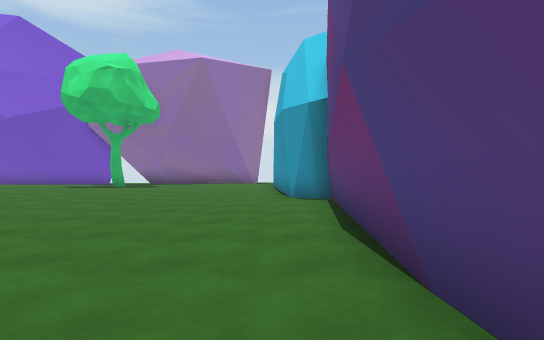
view 1 (above)

23 first-person views from a walk through a 3-D level made in the Unity game engine. The camera is 1.3 m above the floor, looks level and sees 80° across. The floor is counted in squares, 2 m on a side. Each view is taken from the middle of a square. On the plan, view 1 faces up. The plan holds only what a view shows up to about 10 squares ahead; the rest is blank. The place goes on beyond the plan. The player character is not drawn. Some surface patterns are stand-ins.

view 2
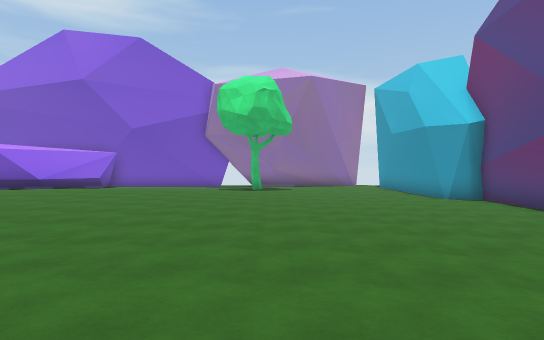

view 3
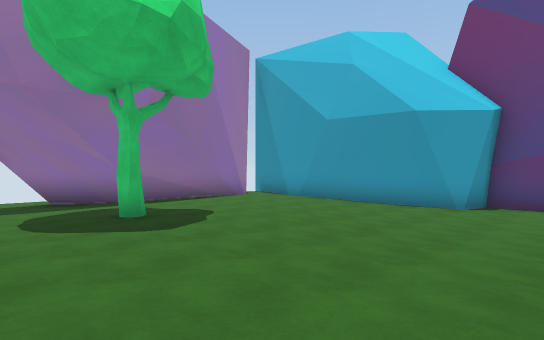

view 4
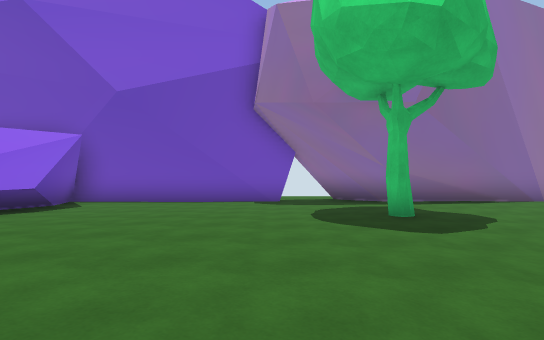

view 5
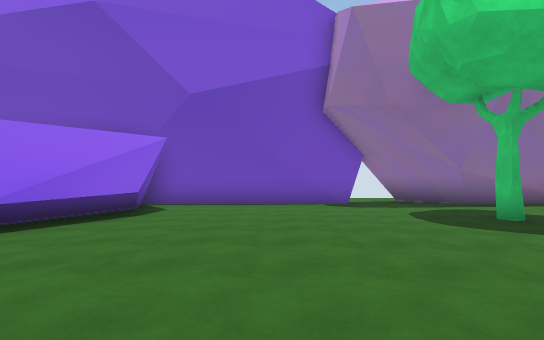

view 6
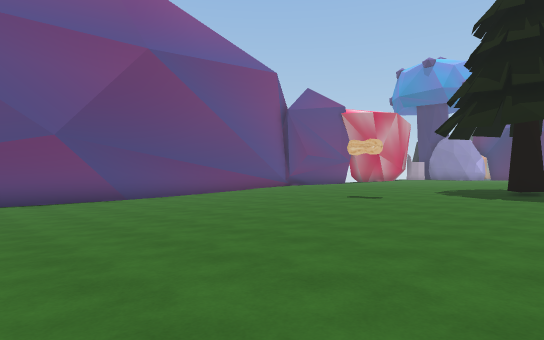

view 7
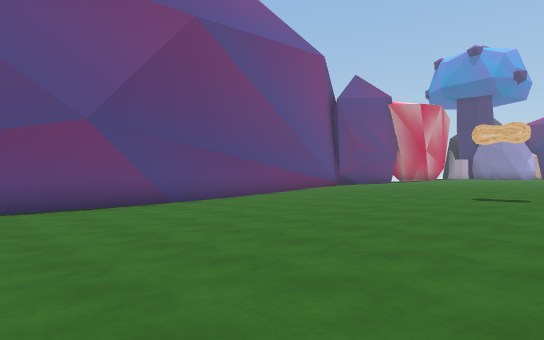

view 8
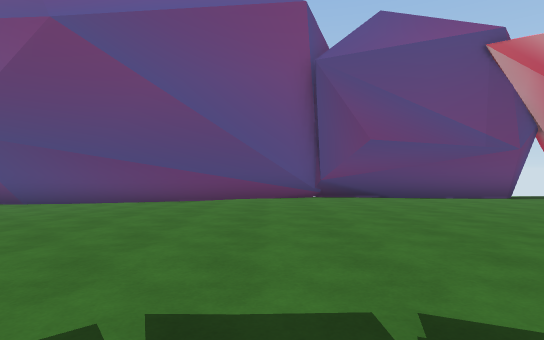

view 9
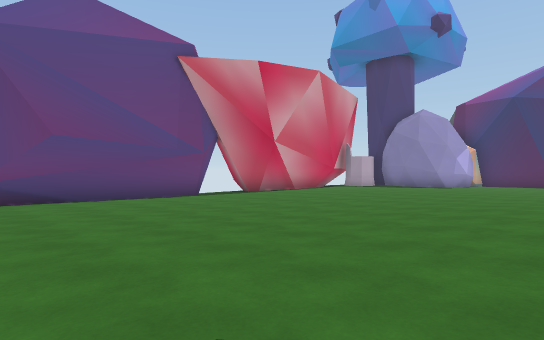

view 10
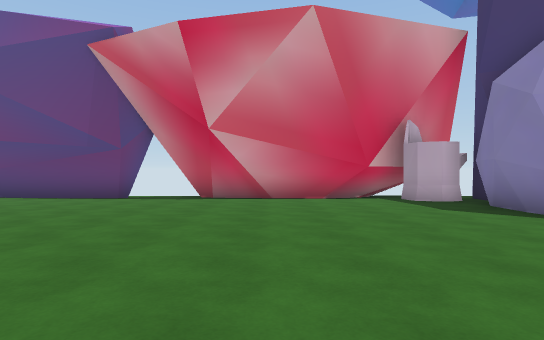

view 11
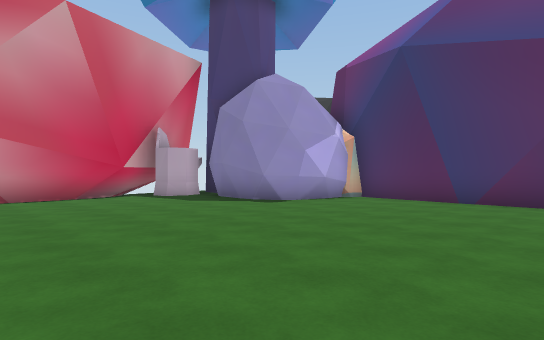

view 12
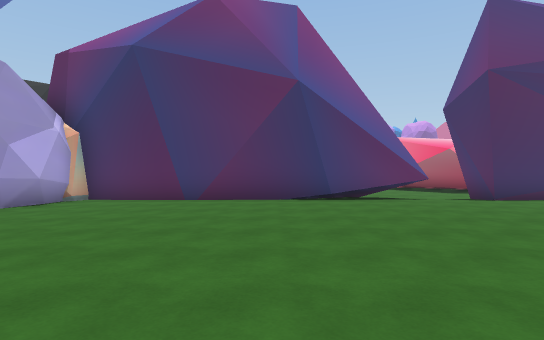

view 13
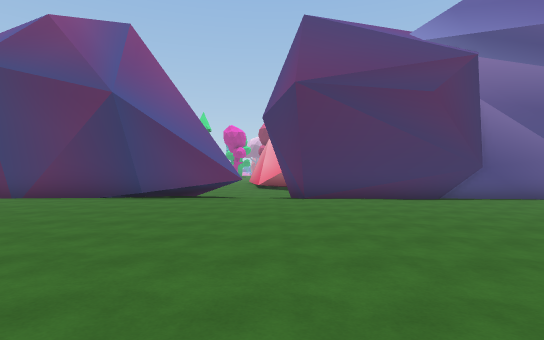

view 14
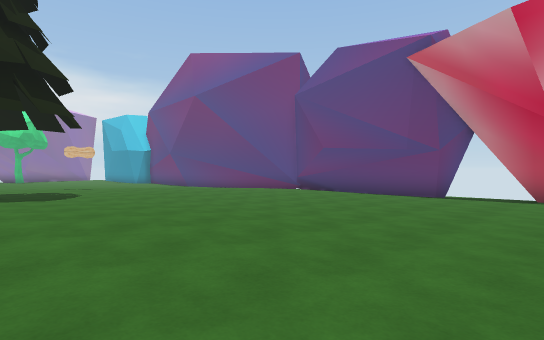

view 15
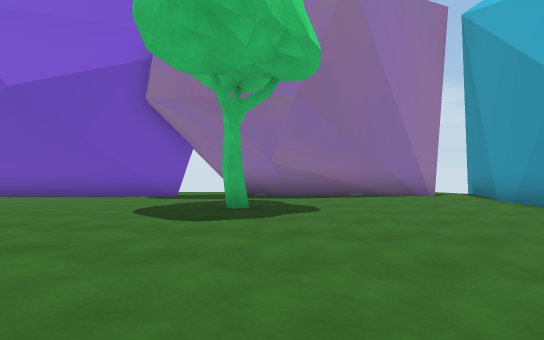

view 16
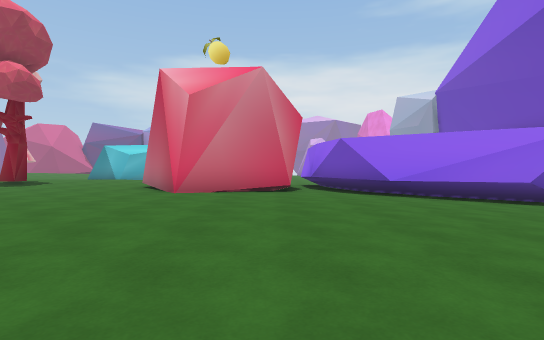

view 17
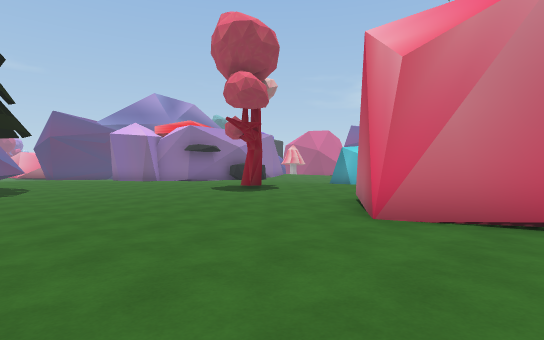

view 18
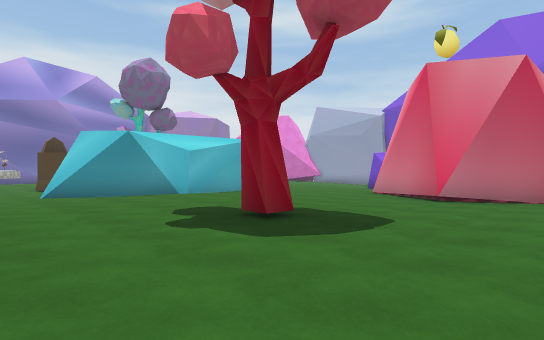

view 19
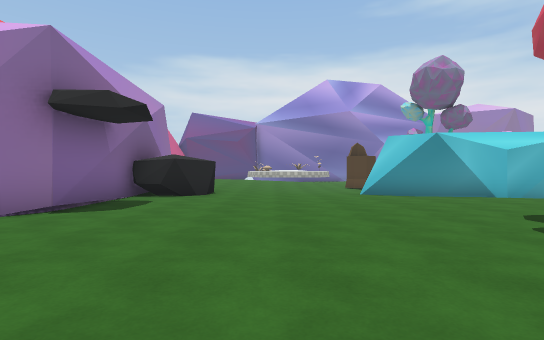

view 20
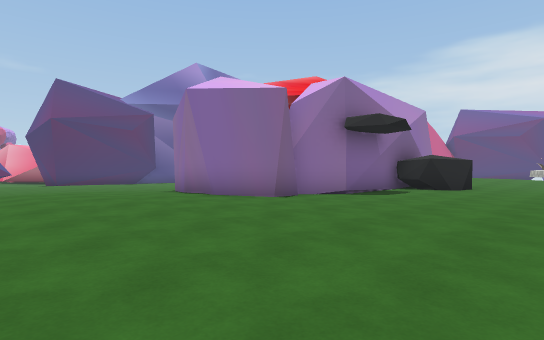

view 21
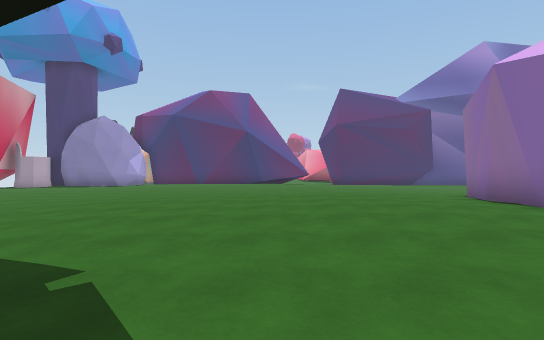

view 22
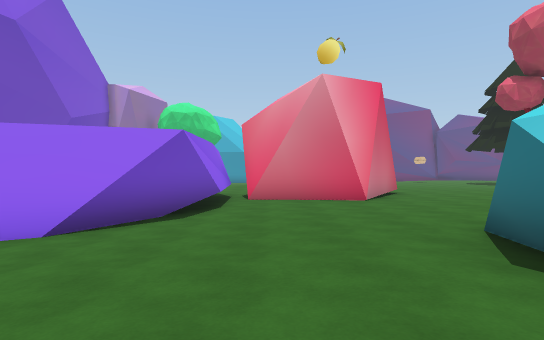

view 23
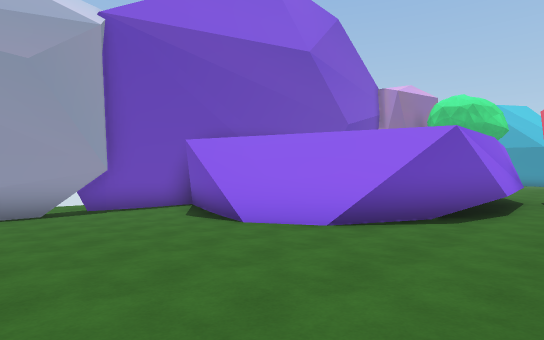

### Floor plan
Key: @ floor where view 1 was taken; # wall or solid block; x gap in a wall; . main floor; : floor 0.25 m higher than the main floor; - floor 0.25 m lower than the main floor; + floor 0.5 m higher than the main floor; _ floor 0.5 m lower than the main floor; / step, stairs or slope; T tree; R rock; O other object.
Columns run from 25 left of view 1 to 2 right of it. Each row starts with its distance up from view 1.
 17   __              __
 16   ####       #####_#     _x
 15  ##__#     ###_____######_#
 14  ____#      #_____________#
 13  ___##      #____________##
 12 --__#       #----__T_____##
 11 ---_##     ##-------______#
 10 -----##    #---------_____#
  9 ..----######.....----_____#
  8  ...--.##.........---_____##
  7 :.......####......---______#
  6  :......#  #......---______#
  5   ##....####......---_____##
  4     .....##.......---_____#
  3       ............---_____#
  2     #:::..........----____#
  1     #::::::......-----____#
  0    ##::::::.......-----__@#
 -1    #:::::T::........----__#
 -2 -./#::::::::..........---_#
 -3 ....::::::::............--##
 -4   ..::::::::............---#
 -5   .:::::::::::..T........--#
 -6   ::::::::::::::.........-##
 -7   :RR::::::::::::........-#
 -8    RR:::::::::::::.......-#
 -9      #####::+:::::.....---#
-10          #:::+::::....----#
-11          #:::::::::....---#
-12          #:::::::::.....--#-
-13         ##.:::::::......----
-14         #...:............-#
-15          .....  .........-#
-16          -.... ..........-#
-17         ---.............--#
-18        ------...........--#
-19        ------...........--#
-20       --------......---..O#
-21      __-------......--#####
-22     ___--------....--##
-23    -----------######-#
-24    ########-###    ###

Where each view was taken, in squares from view 1:
view 1: 0 up, 0 right, facing up
view 2: 2 down, 5 left, facing up
view 3: 6 up, 8 left, facing up-right
view 4: 6 up, 8 left, facing up
view 5: 6 up, 10 left, facing up
view 6: 6 up, 10 left, facing down-right
view 7: 6 up, 7 left, facing down-right
view 8: 5 down, 8 left, facing right
view 9: 6 down, 8 left, facing down-right
view 10: 16 down, 8 left, facing right
view 11: 15 down, 9 left, facing down-right
view 12: 15 down, 9 left, facing down
view 13: 14 down, 14 left, facing down
view 14: 15 down, 9 left, facing up-right
view 15: 6 up, 5 left, facing up
view 16: 7 up, 6 left, facing left
view 17: 7 up, 9 left, facing down-left
view 18: 4 down, 13 left, facing up-left
view 19: 5 down, 13 left, facing left
view 20: 4 down, 11 left, facing down-left
view 21: 5 down, 11 left, facing down
view 22: 7 up, 25 left, facing right
view 23: 7 up, 25 left, facing up-right
